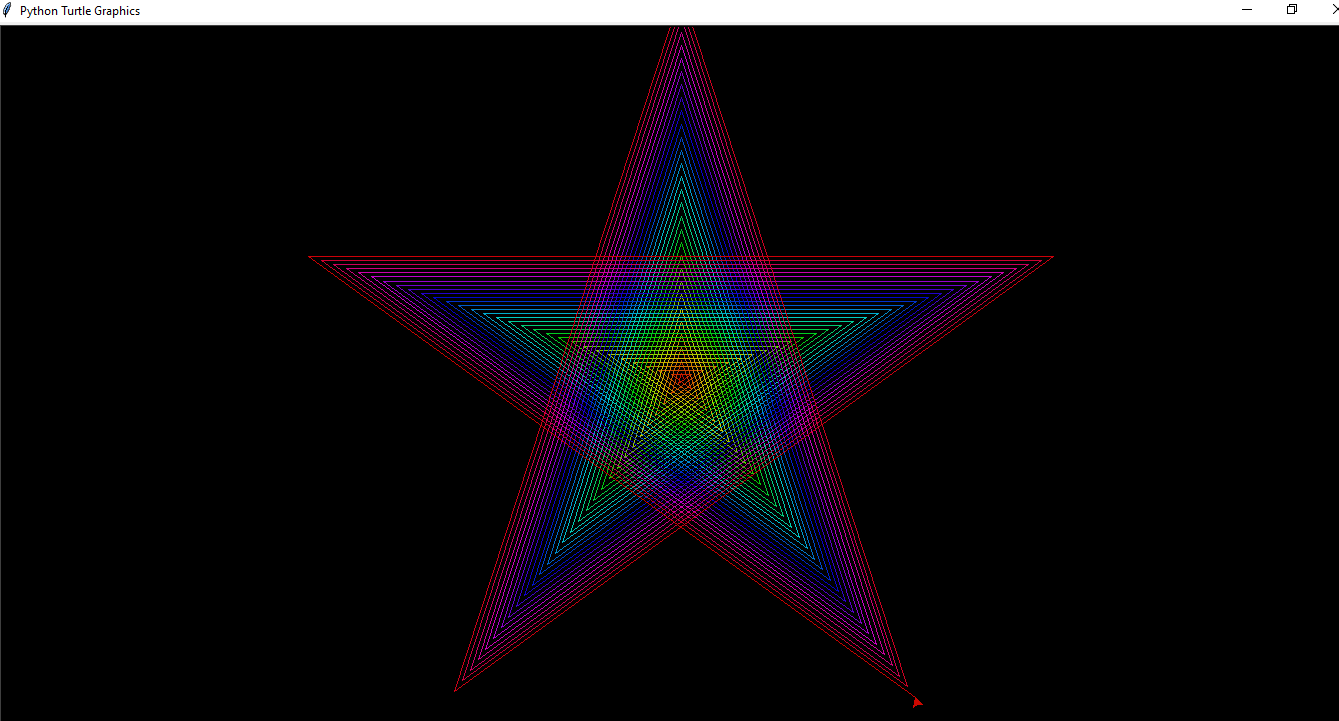

Generate this figure with Python:
import turtle
import colorsys
t = turtle.Turtle()
s = turtle.Screen()
s.bgcolor("black")
t.speed(0)
n = 150 
h = 0
t.left(180)
for i in range(360):
    c = colorsys.hsv_to_rgb(h, 1, 0.8)
    h+= 1/n
    t.color(c)
    t.left(144)
    t.forward(i*5)
